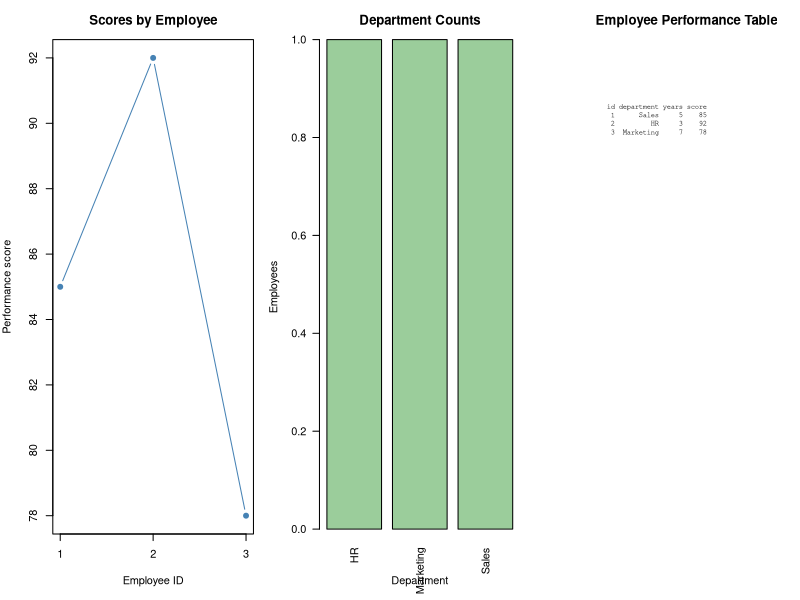

Write R code to recreate this figure.
# Set 8: Employee Performance Analysis
employees <- data.frame(id = 1:3, department = c("Sales", "HR", "Marketing"), years = c(5, 3, 7), score = c(85, 92, 78))
old <- par(mfrow = c(1, 3), mar = c(5, 4, 3, 1))
plot(employees$id, employees$score, type = "b", pch = 19, xaxt = "n", xlab = "Employee ID", ylab = "Performance score", main = "Scores by Employee", col = "steelblue")
axis(1, at = employees$id, labels = employees$id)
barplot(table(employees$department), las = 2, xlab = "Department", ylab = "Employees", main = "Department Counts", col = "darkseagreen3")
plot.new(); title("Employee Performance Table")
text(.05, .9, paste(capture.output(print(employees, row.names = FALSE)), collapse = "\n"), adj = c(0, 1), family = "mono", cex = .65)
par(old)
print(employees)
